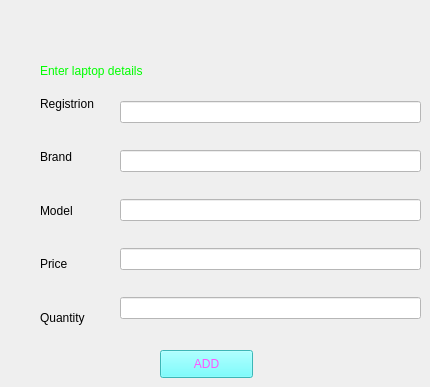
    <widget class="QWidget" name="tab_3">
     <attribute name="title">
      <string>addlaptop</string>
     </attribute>
     <widget class="QLabel" name="l12">
      <property name="geometry">
       <rect>
        <x>40</x>
        <y>50</y>
        <width>241</width>
        <height>41</height>
       </rect>
      </property>
      <property name="styleSheet">
       <string notr="true">color: rgb(0, 255, 0);
font: 75 14pt &quot;MS Shell Dlg 2&quot;;</string>
      </property>
      <property name="text">
       <string>Enter laptop details</string>
      </property>
     </widget>
     <widget class="QPushButton" name="bt12">
      <property name="geometry">
       <rect>
        <x>160</x>
        <y>350</y>
        <width>93</width>
        <height>28</height>
       </rect>
      </property>
      <property name="styleSheet">
       <string notr="true">background-color: rgb(85, 255, 255);
font: 75 10pt &quot;MS Shell Dlg 2&quot;;
color: rgb(255, 85, 255);</string>
      </property>
      <property name="text">
       <string>ADD</string>
      </property>
     </widget>
     <widget class="QWidget" name="layoutWidget">
      <property name="geometry">
       <rect>
        <x>40</x>
        <y>80</y>
        <width>59</width>
        <height>261</height>
       </rect>
      </property>
      <layout class="QVBoxLayout" name="verticalLayout_5">
       <item>
        <widget class="QLabel" name="label_21">
         <property name="text">
          <string>Registrion</string>
         </property>
        </widget>
       </item>
       <item>
        <widget class="QLabel" name="label_8">
         <property name="text">
          <string>Brand</string>
         </property>
        </widget>
       </item>
       <item>
        <widget class="QLabel" name="label_9">
         <property name="text">
          <string>Model</string>
         </property>
        </widget>
       </item>
       <item>
        <widget class="QLabel" name="label_10">
         <property name="text">
          <string>Price</string>
         </property>
        </widget>
       </item>
       <item>
        <widget class="QLabel" name="label_11">
         <property name="text">
          <string>Quantity</string>
         </property>
        </widget>
       </item>
      </layout>
     </widget>
     <widget class="QWidget" name="layoutWidget">
      <property name="geometry">
       <rect>
        <x>120</x>
        <y>80</y>
        <width>301</width>
        <height>261</height>
       </rect>
      </property>
      <layout class="QVBoxLayout" name="verticalLayout_6">
       <item>
        <widget class="QLineEdit" name="tb11">
         <property name="styleSheet">
          <string notr="true">background-color: rgb(255, 255, 255);</string>
         </property>
        </widget>
       </item>
       <item>
        <widget class="QLineEdit" name="tb12">
         <property name="styleSheet">
          <string notr="true">background-color: rgb(255, 255, 255);</string>
         </property>
        </widget>
       </item>
       <item>
        <widget class="QLineEdit" name="tb13">
         <property name="styleSheet">
          <string notr="true">background-color: rgb(255, 255, 255);</string>
         </property>
        </widget>
       </item>
       <item>
        <widget class="QLineEdit" name="tb14">
         <property name="styleSheet">
          <string notr="true">background-color: rgb(255, 255, 255);</string>
         </property>
        </widget>
       </item>
       <item>
        <widget class="QLineEdit" name="tb15">
         <property name="styleSheet">
          <string notr="true">background-color: rgb(255, 255, 255);</string>
         </property>
        </widget>
       </item>
      </layout>
     </widget>
    </widget>
